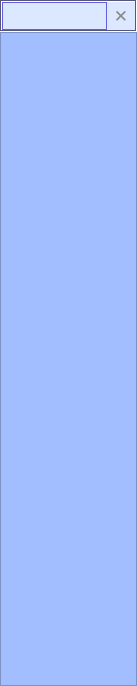
       <widget class="QWidget" name="bookmarksPage">
        <property name="geometry">
         <rect>
          <x>0</x>
          <y>0</y>
          <width>137</width>
          <height>686</height>
         </rect>
        </property>
        <property name="palette">
         <palette>
          <active>
           <colorrole role="Base">
            <brush brushstyle="SolidPattern">
             <color alpha="255">
              <red>170</red>
              <green>170</green>
              <blue>255</blue>
             </color>
            </brush>
           </colorrole>
           <colorrole role="AlternateBase">
            <brush brushstyle="SolidPattern">
             <color alpha="255">
              <red>170</red>
              <green>170</green>
              <blue>255</blue>
             </color>
            </brush>
           </colorrole>
          </active>
          <inactive>
           <colorrole role="Base">
            <brush brushstyle="SolidPattern">
             <color alpha="255">
              <red>170</red>
              <green>170</green>
              <blue>255</blue>
             </color>
            </brush>
           </colorrole>
           <colorrole role="AlternateBase">
            <brush brushstyle="SolidPattern">
             <color alpha="255">
              <red>170</red>
              <green>170</green>
              <blue>255</blue>
             </color>
            </brush>
           </colorrole>
          </inactive>
          <disabled>
           <colorrole role="Base">
            <brush brushstyle="SolidPattern">
             <color alpha="255">
              <red>0</red>
              <green>31</green>
              <blue>237</blue>
             </color>
            </brush>
           </colorrole>
           <colorrole role="AlternateBase">
            <brush brushstyle="SolidPattern">
             <color alpha="255">
              <red>170</red>
              <green>170</green>
              <blue>255</blue>
             </color>
            </brush>
           </colorrole>
          </disabled>
         </palette>
        </property>
        <property name="mouseTracking">
         <bool>true</bool>
        </property>
        <property name="styleSheet">
         <string notr="true"/>
        </property>
        <attribute name="icon">
         <iconset resource="Resources.qrc">
          <normaloff>:/icons/bookmark.png</normaloff>:/icons/bookmark.png</iconset>
        </attribute>
        <attribute name="label">
         <string>Bookmarks</string>
        </attribute>
        <layout class="QVBoxLayout" name="verticalLayout_5">
         <property name="spacing">
          <number>0</number>
         </property>
         <property name="sizeConstraint">
          <enum>QLayout::SetNoConstraint</enum>
         </property>
         <property name="leftMargin">
          <number>0</number>
         </property>
         <property name="topMargin">
          <number>0</number>
         </property>
         <property name="rightMargin">
          <number>0</number>
         </property>
         <property name="bottomMargin">
          <number>0</number>
         </property>
         <item>
          <widget class="QFrame" name="frame_2">
           <property name="sizePolicy">
            <sizepolicy hsizetype="Preferred" vsizetype="Minimum">
             <horstretch>0</horstretch>
             <verstretch>0</verstretch>
            </sizepolicy>
           </property>
           <property name="palette">
            <palette>
             <active>
              <colorrole role="WindowText">
               <brush brushstyle="SolidPattern">
                <color alpha="255">
                 <red>0</red>
                 <green>0</green>
                 <blue>0</blue>
                </color>
               </brush>
              </colorrole>
              <colorrole role="Button">
               <brush brushstyle="LinearGradientPattern">
                <gradient startx="0.000000000000000" starty="0.000000000000000" endx="1.000000000000000" endy="0.000000000000000" type="LinearGradient" spread="PadSpread" coordinatemode="ObjectBoundingMode">
                 <gradientstop position="0.000000000000000">
                  <color alpha="255">
                   <red>125</red>
                   <green>125</green>
                   <blue>255</blue>
                  </color>
                 </gradientstop>
                 <gradientstop position="1.000000000000000">
                  <color alpha="255">
                   <red>200</red>
                   <green>200</green>
                   <blue>255</blue>
                  </color>
                 </gradientstop>
                </gradient>
               </brush>
              </colorrole>
              <colorrole role="Light">
               <brush brushstyle="SolidPattern">
                <color alpha="255">
                 <red>255</red>
                 <green>255</green>
                 <blue>255</blue>
                </color>
               </brush>
              </colorrole>
              <colorrole role="Midlight">
               <brush brushstyle="SolidPattern">
                <color alpha="255">
                 <red>212</red>
                 <green>212</green>
                 <blue>255</blue>
                </color>
               </brush>
              </colorrole>
              <colorrole role="Dark">
               <brush brushstyle="SolidPattern">
                <color alpha="255">
                 <red>85</red>
                 <green>85</green>
                 <blue>127</blue>
                </color>
               </brush>
              </colorrole>
              <colorrole role="Mid">
               <brush brushstyle="SolidPattern">
                <color alpha="255">
                 <red>113</red>
                 <green>113</green>
                 <blue>170</blue>
                </color>
               </brush>
              </colorrole>
              <colorrole role="Text">
               <brush brushstyle="SolidPattern">
                <color alpha="255">
                 <red>0</red>
                 <green>0</green>
                 <blue>0</blue>
                </color>
               </brush>
              </colorrole>
              <colorrole role="BrightText">
               <brush brushstyle="SolidPattern">
                <color alpha="255">
                 <red>255</red>
                 <green>255</green>
                 <blue>255</blue>
                </color>
               </brush>
              </colorrole>
              <colorrole role="ButtonText">
               <brush brushstyle="SolidPattern">
                <color alpha="255">
                 <red>0</red>
                 <green>0</green>
                 <blue>0</blue>
                </color>
               </brush>
              </colorrole>
              <colorrole role="Base">
               <brush brushstyle="LinearGradientPattern">
                <gradient startx="0.000000000000000" starty="0.000000000000000" endx="1.000000000000000" endy="0.000000000000000" type="LinearGradient" spread="PadSpread" coordinatemode="ObjectBoundingMode">
                 <gradientstop position="0.000000000000000">
                  <color alpha="255">
                   <red>125</red>
                   <green>125</green>
                   <blue>255</blue>
                  </color>
                 </gradientstop>
                 <gradientstop position="1.000000000000000">
                  <color alpha="255">
                   <red>200</red>
                   <green>200</green>
                   <blue>255</blue>
                  </color>
                 </gradientstop>
                </gradient>
               </brush>
              </colorrole>
              <colorrole role="Window">
               <brush brushstyle="LinearGradientPattern">
                <gradient startx="0.000000000000000" starty="0.000000000000000" endx="1.000000000000000" endy="0.000000000000000" type="LinearGradient" spread="PadSpread" coordinatemode="ObjectBoundingMode">
                 <gradientstop position="0.000000000000000">
                  <color alpha="255">
                   <red>125</red>
                   <green>125</green>
                   <blue>255</blue>
                  </color>
                 </gradientstop>
                 <gradientstop position="1.000000000000000">
                  <color alpha="255">
                   <red>200</red>
                   <green>200</green>
                   <blue>255</blue>
                  </color>
                 </gradientstop>
                </gradient>
               </brush>
              </colorrole>
              <colorrole role="AlternateBase">
               <brush brushstyle="SolidPattern">
                <color alpha="255">
                 <red>212</red>
                 <green>212</green>
                 <blue>255</blue>
                </color>
               </brush>
              </colorrole>
              <colorrole role="ToolTipBase">
               <brush brushstyle="SolidPattern">
                <color alpha="255">
                 <red>255</red>
                 <green>255</green>
                 <blue>220</blue>
                </color>
               </brush>
              </colorrole>
              <colorrole role="ToolTipText">
               <brush brushstyle="SolidPattern">
                <color alpha="255">
                 <red>0</red>
                 <green>0</green>
                 <blue>0</blue>
                </color>
               </brush>
              </colorrole>
             </active>
             <inactive>
              <colorrole role="WindowText">
               <brush brushstyle="SolidPattern">
                <color alpha="255">
                 <red>0</red>
                 <green>0</green>
                 <blue>0</blue>
                </color>
               </brush>
              </colorrole>
              <colorrole role="Button">
               <brush brushstyle="LinearGradientPattern">
                <gradient startx="0.000000000000000" starty="0.000000000000000" endx="1.000000000000000" endy="0.000000000000000" type="LinearGradient" spread="PadSpread" coordinatemode="ObjectBoundingMode">
                 <gradientstop position="0.000000000000000">
                  <color alpha="255">
                   <red>125</red>
                   <green>125</green>
                   <blue>255</blue>
                  </color>
                 </gradientstop>
                 <gradientstop position="1.000000000000000">
                  <color alpha="255">
                   <red>200</red>
                   <green>200</green>
                   <blue>255</blue>
                  </color>
                 </gradientstop>
                </gradient>
               </brush>
              </colorrole>
              <colorrole role="Light">
               <brush brushstyle="SolidPattern">
                <color alpha="255">
                 <red>255</red>
                 <green>255</green>
                 <blue>255</blue>
                </color>
               </brush>
              </colorrole>
              <colorrole role="Midlight">
               <brush brushstyle="SolidPattern">
                <color alpha="255">
                 <red>212</red>
                 <green>212</green>
                 <blue>255</blue>
                </color>
               </brush>
              </colorrole>
              <colorrole role="Dark">
               <brush brushstyle="SolidPattern">
                <color alpha="255">
                 <red>85</red>
                 <green>85</green>
                 <blue>127</blue>
                </color>
               </brush>
              </colorrole>
              <colorrole role="Mid">
               <brush brushstyle="SolidPattern">
                <color alpha="255">
                 <red>113</red>
                 <green>113</green>
                 <blue>170</blue>
                </color>
               </brush>
              </colorrole>
              <colorrole role="Text">
               <brush brushstyle="SolidPattern">
                <color alpha="255">
                 <red>0</red>
                 <green>0</green>
                 <blue>0</blue>
                </color>
               </brush>
              </colorrole>
              <colorrole role="BrightText">
               <brush brushstyle="SolidPattern">
                <color alpha="255">
                 <red>255</red>
                 <green>255</green>
                 <blue>255</blue>
                </color>
               </brush>
              </colorrole>
              <colorrole role="ButtonText">
               <brush brushstyle="SolidPattern">
                <color alpha="255">
                 <red>0</red>
                 <green>0</green>
                 <blue>0</blue>
                </color>
               </brush>
              </colorrole>
              <colorrole role="Base">
               <brush brushstyle="LinearGradientPattern">
                <gradient startx="0.000000000000000" starty="0.000000000000000" endx="1.000000000000000" endy="0.000000000000000" type="LinearGradient" spread="PadSpread" coordinatemode="ObjectBoundingMode">
                 <gradientstop position="0.000000000000000">
                  <color alpha="255">
                   <red>125</red>
                   <green>125</green>
                   <blue>255</blue>
                  </color>
                 </gradientstop>
                 <gradientstop position="1.000000000000000">
                  <color alpha="255">
                   <red>200</red>
                   <green>200</green>
                   <blue>255</blue>
                  </color>
                 </gradientstop>
                </gradient>
               </brush>
              </colorrole>
              <colorrole role="Window">
               <brush brushstyle="LinearGradientPattern">
                <gradient startx="0.000000000000000" starty="0.000000000000000" endx="1.000000000000000" endy="0.000000000000000" type="LinearGradient" spread="PadSpread" coordinatemode="ObjectBoundingMode">
                 <gradientstop position="0.000000000000000">
                  <color alpha="255">
                   <red>125</red>
                   <green>125</green>
                   <blue>255</blue>
                  </color>
                 </gradientstop>
                 <gradientstop position="1.000000000000000">
                  <color alpha="255">
                   <red>200</red>
                   <green>200</green>
                   <blue>255</blue>
                  </color>
                 </gradientstop>
                </gradient>
               </brush>
              </colorrole>
              <colorrole role="AlternateBase">
               <brush brushstyle="SolidPattern">
                <color alpha="255">
                 <red>212</red>
                 <green>212</green>
                 <blue>255</blue>
                </color>
               </brush>
              </colorrole>
              <colorrole role="ToolTipBase">
               <brush brushstyle="SolidPattern">
                <color alpha="255">
                 <red>255</red>
                 <green>255</green>
                 <blue>220</blue>
                </color>
               </brush>
              </colorrole>
              <colorrole role="ToolTipText">
               <brush brushstyle="SolidPattern">
                <color alpha="255">
                 <red>0</red>
                 <green>0</green>
                 <blue>0</blue>
                </color>
               </brush>
              </colorrole>
             </inactive>
             <disabled>
              <colorrole role="WindowText">
               <brush brushstyle="SolidPattern">
                <color alpha="255">
                 <red>85</red>
                 <green>85</green>
                 <blue>127</blue>
                </color>
               </brush>
              </colorrole>
              <colorrole role="Button">
               <brush brushstyle="LinearGradientPattern">
                <gradient startx="0.000000000000000" starty="0.000000000000000" endx="1.000000000000000" endy="0.000000000000000" type="LinearGradient" spread="PadSpread" coordinatemode="ObjectBoundingMode">
                 <gradientstop position="0.000000000000000">
                  <color alpha="255">
                   <red>125</red>
                   <green>125</green>
                   <blue>255</blue>
                  </color>
                 </gradientstop>
                 <gradientstop position="1.000000000000000">
                  <color alpha="255">
                   <red>200</red>
                   <green>200</green>
                   <blue>255</blue>
                  </color>
                 </gradientstop>
                </gradient>
               </brush>
              </colorrole>
              <colorrole role="Light">
               <brush brushstyle="SolidPattern">
                <color alpha="255">
                 <red>255</red>
                 <green>255</green>
                 <blue>255</blue>
                </color>
               </brush>
              </colorrole>
              <colorrole role="Midlight">
               <brush brushstyle="SolidPattern">
                <color alpha="255">
                 <red>212</red>
                 <green>212</green>
                 <blue>255</blue>
                </color>
               </brush>
              </colorrole>
              <colorrole role="Dark">
               <brush brushstyle="SolidPattern">
                <color alpha="255">
                 <red>85</red>
                 <green>85</green>
                 <blue>127</blue>
                </color>
               </brush>
              </colorrole>
              <colorrole role="Mid">
               <brush brushstyle="SolidPattern">
                <color alpha="255">
                 <red>113</red>
                 <green>113</green>
                 <blue>170</blue>
                </color>
               </brush>
              </colorrole>
              <colorrole role="Text">
               <brush brushstyle="SolidPattern">
                <color alpha="255">
                 <red>85</red>
                 <green>85</green>
                 <blue>127</blue>
                </color>
               </brush>
              </colorrole>
              <colorrole role="BrightText">
               <brush brushstyle="SolidPattern">
                <color alpha="255">
                 <red>255</red>
                 <green>255</green>
                 <blue>255</blue>
                </color>
               </brush>
              </colorrole>
              <colorrole role="ButtonText">
               <brush brushstyle="SolidPattern">
                <color alpha="255">
                 <red>85</red>
                 <green>85</green>
                 <blue>127</blue>
                </color>
               </brush>
              </colorrole>
              <colorrole role="Base">
               <brush brushstyle="LinearGradientPattern">
                <gradient startx="0.000000000000000" starty="0.000000000000000" endx="1.000000000000000" endy="0.000000000000000" type="LinearGradient" spread="PadSpread" coordinatemode="ObjectBoundingMode">
                 <gradientstop position="0.000000000000000">
                  <color alpha="255">
                   <red>125</red>
                   <green>125</green>
                   <blue>255</blue>
                  </color>
                 </gradientstop>
                 <gradientstop position="1.000000000000000">
                  <color alpha="255">
                   <red>200</red>
                   <green>200</green>
                   <blue>255</blue>
                  </color>
                 </gradientstop>
                </gradient>
               </brush>
              </colorrole>
              <colorrole role="Window">
               <brush brushstyle="LinearGradientPattern">
                <gradient startx="0.000000000000000" starty="0.000000000000000" endx="1.000000000000000" endy="0.000000000000000" type="LinearGradient" spread="PadSpread" coordinatemode="ObjectBoundingMode">
                 <gradientstop position="0.000000000000000">
                  <color alpha="255">
                   <red>125</red>
                   <green>125</green>
                   <blue>255</blue>
                  </color>
                 </gradientstop>
                 <gradientstop position="1.000000000000000">
                  <color alpha="255">
                   <red>200</red>
                   <green>200</green>
                   <blue>255</blue>
                  </color>
                 </gradientstop>
                </gradient>
               </brush>
              </colorrole>
              <colorrole role="AlternateBase">
               <brush brushstyle="SolidPattern">
                <color alpha="255">
                 <red>170</red>
                 <green>170</green>
                 <blue>255</blue>
                </color>
               </brush>
              </colorrole>
              <colorrole role="ToolTipBase">
               <brush brushstyle="SolidPattern">
                <color alpha="255">
                 <red>255</red>
                 <green>255</green>
                 <blue>220</blue>
                </color>
               </brush>
              </colorrole>
              <colorrole role="ToolTipText">
               <brush brushstyle="SolidPattern">
                <color alpha="255">
                 <red>0</red>
                 <green>0</green>
                 <blue>0</blue>
                </color>
               </brush>
              </colorrole>
             </disabled>
            </palette>
           </property>
           <property name="styleSheet">
            <string notr="true">background: qlineargradient(spread:pad, x1:0, y1:0, x2:1, y2:0, stop:0 rgba(125, 125, 255, 255), stop:1 rgba(200, 200, 255, 255))</string>
           </property>
           <property name="frameShape">
            <enum>QFrame::Box</enum>
           </property>
           <property name="frameShadow">
            <enum>QFrame::Sunken</enum>
           </property>
           <layout class="QHBoxLayout" name="horizontalLayout">
            <property name="spacing">
             <number>0</number>
            </property>
            <property name="leftMargin">
             <number>0</number>
            </property>
            <property name="topMargin">
             <number>0</number>
            </property>
            <property name="rightMargin">
             <number>0</number>
            </property>
            <property name="bottomMargin">
             <number>0</number>
            </property>
            <item>
             <widget class="QLineEdit" name="filterBookmarks">
              <property name="sizePolicy">
               <sizepolicy hsizetype="Expanding" vsizetype="Minimum">
                <horstretch>0</horstretch>
                <verstretch>0</verstretch>
               </sizepolicy>
              </property>
              <property name="font">
               <font>
                <pointsize>15</pointsize>
               </font>
              </property>
              <property name="styleSheet">
               <string notr="true">QLineEdit {
border: 1px solid #6060e0;
border-radius: 20px;
color: black;
background-color: rgb(220, 232, 255);
}</string>
              </property>
             </widget>
            </item>
            <item>
             <widget class="QToolButton" name="filterBookmarksButton">
              <property name="sizePolicy">
               <sizepolicy hsizetype="Fixed" vsizetype="Minimum">
                <horstretch>0</horstretch>
                <verstretch>0</verstretch>
               </sizepolicy>
              </property>
              <property name="font">
               <font>
                <pointsize>13</pointsize>
                <bold>true</bold>
               </font>
              </property>
              <property name="styleSheet">
               <string notr="true">QToolButton {
background: rgb(220, 232, 255);
border: none;
color: #888888;
}

QToolButton:hover {
color: #cc0000;
}
QToolButton:pressed {
color: #880000;
}
</string>
              </property>
              <property name="text">
               <string notr="true">✕</string>
              </property>
              <property name="shortcut">
               <string notr="true"/>
              </property>
              <property name="autoRaise">
               <bool>true</bool>
              </property>
             </widget>
            </item>
           </layout>
          </widget>
         </item>
         <item>
          <widget class="QTextBrowser" name="bookmarkView">
           <property name="styleSheet">
            <string notr="true">background: rgb(163, 190, 255)</string>
           </property>
           <property name="html">
            <string notr="true">&lt;!DOCTYPE HTML PUBLIC &quot;-//W3C//DTD HTML 4.0//EN&quot; &quot;http://www.w3.org/TR/REC-html40/strict.dtd&quot;&gt;
&lt;html&gt;&lt;head&gt;&lt;meta name=&quot;qrichtext&quot; content=&quot;1&quot; /&gt;&lt;style type=&quot;text/css&quot;&gt;
p, li { white-space: pre-wrap; }
&lt;/style&gt;&lt;/head&gt;&lt;body style=&quot; font-family:'Ubuntu'; font-size:11pt; font-weight:400; font-style:normal;&quot;&gt;
&lt;p style=&quot;-qt-paragraph-type:empty; margin-top:0px; margin-bottom:0px; margin-left:0px; margin-right:0px; -qt-block-indent:0; text-indent:0px; font-family:'MS Shell Dlg 2'; font-size:8.25pt;&quot;&gt;&lt;br /&gt;&lt;/p&gt;&lt;/body&gt;&lt;/html&gt;</string>
           </property>
           <property name="openLinks">
            <bool>false</bool>
           </property>
          </widget>
         </item>
        </layout>
       </widget>
